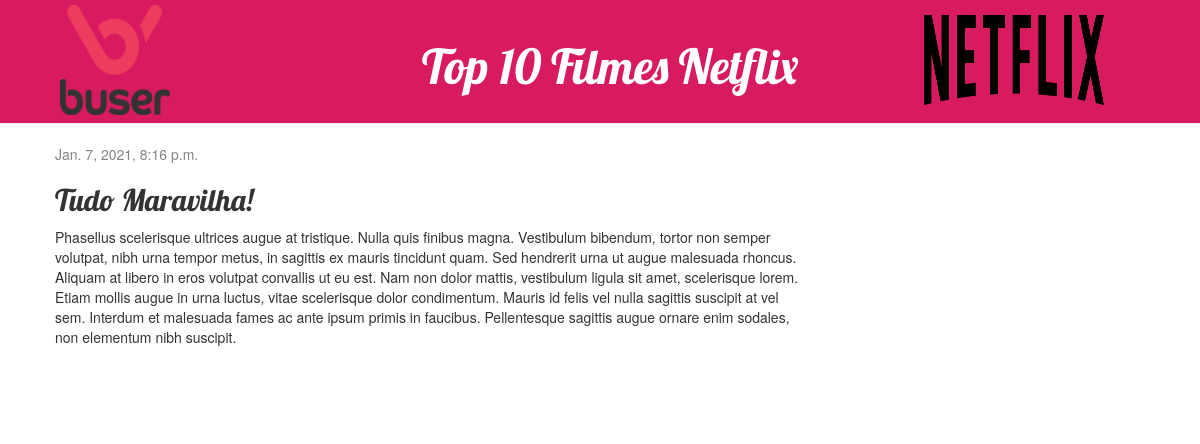
The app's page /post/1/ with its own data.
### blog/models.py (models this page shows, shortened)
class Post(models.Model):
	author = models.ForeignKey(settings.AUTH_USER_MODEL, on_delete=models.CASCADE)
	title = models.CharField(max_length=200)
	text = models.TextField()
	created_date = models.DateTimeField(default=timezone.now)
	published_date = models.DateTimeField(blank=True, null=True)

### blog/views.py (the view)
# urls.py: path('post/<int:pk>/', views.post_detail, name='post_detail'),
def post_detail(request, pk):
    post = get_object_or_404(Post, pk=pk)
    return render(request, 'blog/post_detail.html', {'post':post})

### blog/templates/blog/post_detail.html (shortened to what this page needs)
{% extends 'blog/base.html' %}
{% block content %}
    <div class="post">
        {% if post.published_date %}
            <div class="date">
                {{ post.published_date }}
            </div>
        {% endif %}
                <h2>{{ post.title }}</h2>
        <p>{{ post.text|linebreaksbr }}</p>
    </div>
{% endblock %}

### blog/static/css/blog.css (style rules this page uses)
body { padding-left: 0px; }
h1, h2, h3, h4 { font-family: 'Lobster', cursive; }
.date { color: #828282; }
.post { margin-bottom: 70px; }

### records on screen
Post: published_date "Jan. 7, 2021, 8:16 p.m.", title "Tudo Maravilha!", text "Phasellus scelerisque ultrices augue at tristique. Nulla quis finibus magna. Vestibulum bibendum, tortor non semper volutpat, nibh urna tempor metus, in sagittis ex mauris tincidunt quam. Sed hendrerit urna ut augue malesuada rhoncus. Aliquam at libero in eros volutpat convallis ut eu est. Nam non dolor mattis, vestibulum ligula sit amet, scelerisque lorem. Etiam mollis augue in urna luctus, vitae scelerisque dolor condimentum. Mauris id felis vel nulla sagittis suscipit at vel sem. Interdum et malesuada fames ac ante ipsum primis in faucibus. Pellentesque sagittis augue ornare enim sodales, non elementum nibh suscipit."
